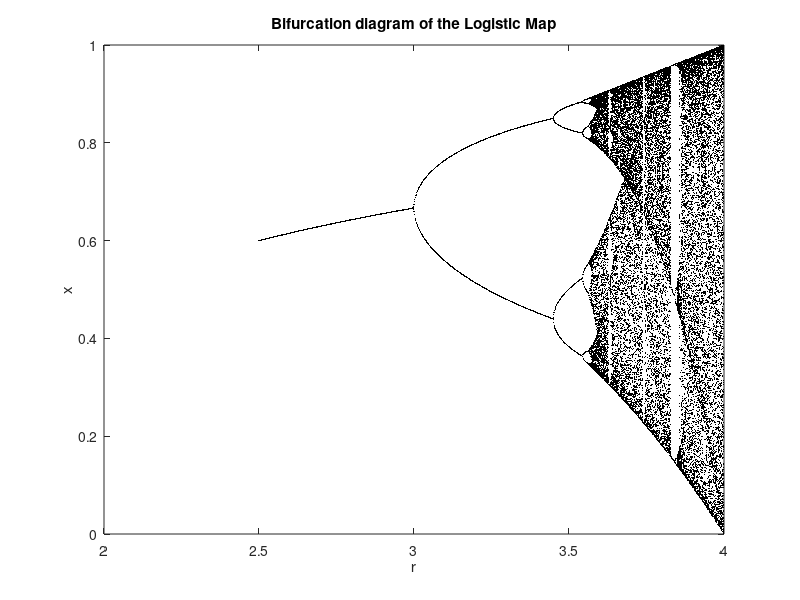

Write MATLAB code to recreate this figure.
function logisticmap()
    % Parameters
    r_values = linspace(2.5, 4.0, 1000);  % Range of r values
    num_iterations = 1000;  % Number of iterations
    last = 100;  % Number of iterations to display
    
    % Initialize array to store results
    x = 0.5 * ones(length(r_values), 1);
    results = zeros(length(r_values), last);
    
    % Logistic map iteration
    for i = 1:num_iterations
        x = r_values' .* x .* (1 - x);
        if i > (num_iterations - last)
            results(:, i - (num_iterations - last)) = x;
        end
    end
    
    % Plot results
    plot(r_values, results, '.k', 'MarkerSize', 0.5);
    title('Bifurcation diagram of the Logistic Map');
    xlabel('r');
    ylabel('x');
end
